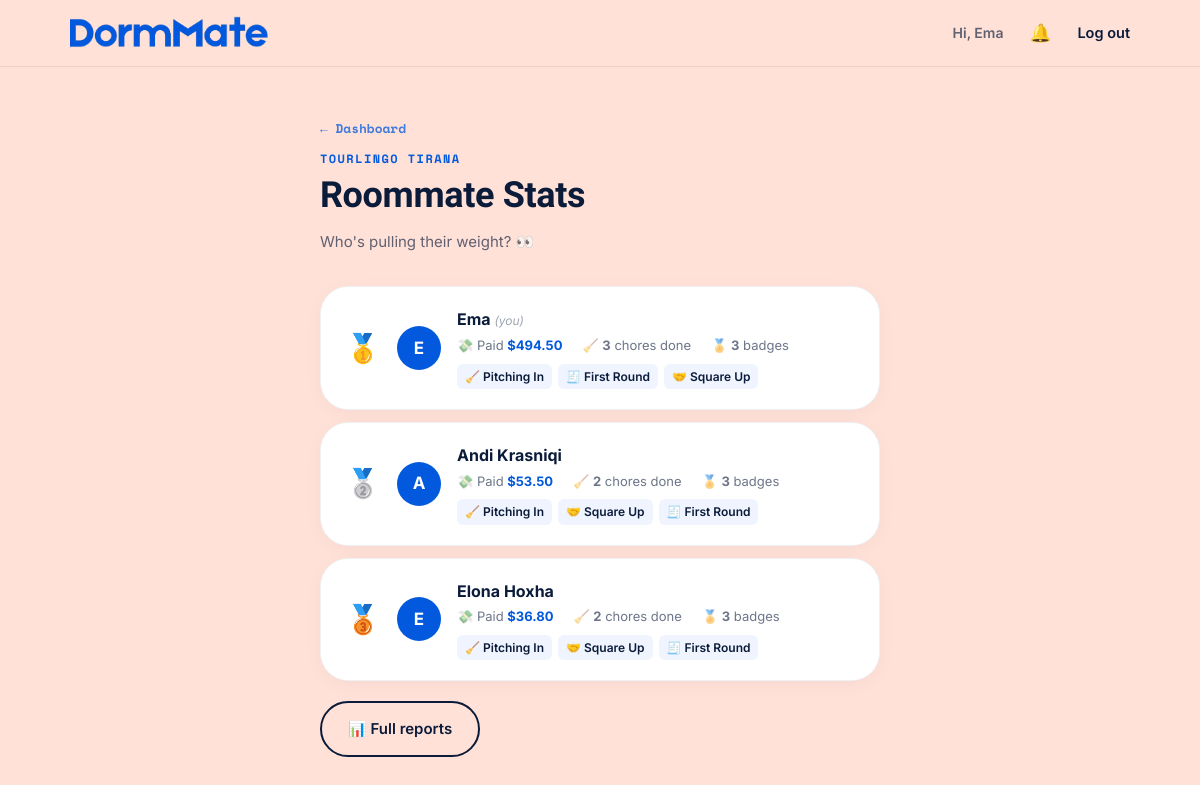
/household/3/stats (signed in), run on the app's committed database.
### models/user.py (models this page shows, shortened)
class User(db.Model):
    __tablename__ = "users"
    id = db.Column(db.Integer, primary_key=True)
    name = db.Column(db.String(80), nullable=False)
    email = db.Column(db.String(120), unique=True, nullable=False, index=True)
    password_hash = db.Column(db.String(255), nullable=False)
    avatar_url = db.Column(db.String(255), nullable=True)
    room_number = db.Column(db.String(20), nullable=True)
    created_at = db.Column(db.DateTime, default=datetime.utcnow)
    memberships = db.relationship(
        "Membership", back_populates="user", cascade="all, delete-orphan"
    )

### models/household.py (models this page shows, shortened)
class Household(db.Model):
    __tablename__ = "households"
    id = db.Column(db.Integer, primary_key=True)
    name = db.Column(db.String(120), nullable=False)
    invite_code = db.Column(db.String(12), unique=True, nullable=False, index=True)
    created_at = db.Column(db.DateTime, default=datetime.utcnow)
    memberships = db.relationship(
        "Membership", back_populates="household", cascade="all, delete-orphan"
    )
    @property
    def members(self):
        return [m.user for m in self.memberships]

### models/badge.py (models this page shows, shortened)
class Badge(db.Model):
    __tablename__ = "badges"
    id = db.Column(db.Integer, primary_key=True)
    code = db.Column(db.String(50), unique=True, nullable=False)
    label = db.Column(db.String(80), nullable=False)
    description = db.Column(db.String(255), nullable=False)
    icon = db.Column(db.String(10), nullable=False, default="🏅")
    user_badges = db.relationship("UserBadge", back_populates="badge", cascade="all, delete-orphan")

### routes/stats.py (the view)
@stats_bp.route("/household/<int:household_id>/stats")
@login_required
def leaderboard(household_id):
    membership = Membership.query.filter_by(
        user_id=g.user.id, household_id=household_id
    ).first()
    if not membership:
        flash("You're not a member of that household.", "error")
        return redirect(url_for("household.choose"))
    household = membership.household
    members = household.members
    paid_by: dict[int, Decimal] = defaultdict(Decimal)
    for expense in Expense.query.filter_by(household_id=household_id).all():
        paid_by[expense.payer_id] += expense.amount
    from models.chore import Chore
    household_chore_ids = [
        c.id for c in Chore.query.filter_by(household_id=household_id).all()
    ]
    chores_done: dict[int, int] = defaultdict(int)
    if household_chore_ids:
        completions = (
            ChoreCompletion.query
            .filter(ChoreCompletion.chore_id.in_(household_chore_ids))
            .all()
        )
        for comp in completions:
            chores_done[comp.completed_by] += 1
    badges_by_user: dict[int, list] = defaultdict(list)
    for member in members:
        ubs = (
            UserBadge.query
            .filter_by(user_id=member.id)
            .join(Badge)
            .all()
        )
        badges_by_user[member.id] = [ub.badge for ub in ubs]
    rows = []
    for member in members:
        rows.append({
            "user": member,
            "total_paid": paid_by.get(member.id, Decimal("0")),
            "chores_done": chores_done.get(member.id, 0),
            "badges": badges_by_user.get(member.id, []),
            "badge_count": len(badges_by_user.get(member.id, [])),
        })
    rows.sort(key=lambda r: r["total_paid"], reverse=True)
    return render_template(
        "stats/leaderboard.html",
        household=household,
        membership=membership,
        rows=rows,
    )

### utils.py (called while the page is built)
def login_required(view):
    @wraps(view)
    def wrapped_view(*args, **kwargs):
        if g.get("user") is None:
            flash("Log in to continue.", "error")
            return redirect(url_for("auth.login"))
        return view(*args, **kwargs)
    return wrapped_view

### templates/stats/leaderboard.html (shortened to what this page needs)
{% extends "layout.html" %}
{% block content %}
<div class="page-shell page-shell--narrow">
  <div class="page-head reveal is-visible">
    <a href="{{ url_for('household.dashboard', household_id=household.id) }}" class="notif-back-link">← Dashboard</a>
    <p class="eyebrow">{{ household.name }}</p>
    <h1>Roommate Stats</h1>
    <p class="page-head__sub">Who's pulling their weight? 👀</p>
  </div>
  {% for row in rows %}
  {% set rank = loop.index %}
  <div class="card reveal is-visible" style="padding:20px 24px;margin-bottom:12px;">
    <div style="display:flex;align-items:center;gap:16px;">
      <div style="font-size:28px;font-weight:800;color:{% if rank == 1 %}#FFD166{% elif rank == 2 %}#C0C0C0{% elif rank == 3 %}#CD7F32{% else %}rgba(11,27,58,0.2){% endif %};width:36px;text-align:center;flex-shrink:0;">
        {% if rank == 1 %}🥇{% elif rank == 2 %}🥈{% elif rank == 3 %}🥉{% else %}{{ rank }}{% endif %}
      </div>
      <div style="width:44px;height:44px;border-radius:50%;background:var(--blue);color:#fff;display:flex;align-items:center;justify-content:center;font-weight:700;font-size:17px;flex-shrink:0;">
        {{ row.user.name[0].upper() }}
      </div>
      <div style="flex:1;">
        <p style="font-weight:700;font-size:16px;margin:0 0 2px;">
          {{ row.user.name }}
          {% if row.user.id == current_user.id %}<em style="font-weight:400;font-size:12px;color:rgba(11,27,58,0.4);"> (you)</em>{% endif %}
        </p>
        <div style="display:flex;gap:20px;flex-wrap:wrap;">
          <span style="font-size:13px;color:rgba(11,27,58,0.6);">💸 Paid <strong style="color:var(--blue)">${{ "%.2f"|format(row.total_paid|float) }}</strong></span>
          <span style="font-size:13px;color:rgba(11,27,58,0.6);">🧹 <strong>{{ row.chores_done }}</strong> chore{{ 's' if row.chores_done != 1 }} done</span>
          <span style="font-size:13px;color:rgba(11,27,58,0.6);">🏅 <strong>{{ row.badge_count }}</strong> badge{{ 's' if row.badge_count != 1 }}</span>
        </div>
        {% if row.badges %}
        <div style="margin-top:8px;display:flex;gap:6px;flex-wrap:wrap;">
          {% for badge in row.badges %}
          <span title="{{ badge.description }}" style="background:rgba(59,111,240,0.08);border-radius:6px;padding:3px 8px;font-size:12px;font-weight:600;">{{ badge.icon }} {{ badge.label }}</span>
          {% endfor %}
        </div>
        {% endif %}
      </div>
    </div>
  </div>
  {% endfor %}
  <div style="margin-top:20px;">
    <a href="{{ url_for('reports.dashboard', household_id=household.id) }}" class="btn btn--ghost">📊 Full reports</a>
  </div>
</div>
{% endblock %}

### templates/layout.html (shortened to what this page needs)
<!DOCTYPE html>
<html lang="en">
<head>
  <link rel="stylesheet" href="{{ url_for('static', filename='css/style.css') }}">
</head>
<body class="app-body">
  <header class="nav">
    <div class="nav__inner">
      <a href="{{ url_for('index') }}" class="nav__brand">
        <img src="{{ url_for('static', filename='images/logo.png') }}" alt="DormMate logo" class="nav__logo">
      </a>
      <nav class="nav__links">
        {% if current_user %}
          <span class="nav__user">Hi, {{ current_user.name }}</span>
          <a href="{{ url_for('notifications.feed') }}" class="nav__notif-btn" title="Notifications">
            🔔
          </a>
          <a href="{{ url_for('auth.logout') }}">Log out</a>
        {% else %}
          <a href="{{ url_for('auth.login') }}">Log in</a>
          <a href="{{ url_for('auth.signup') }}" class="btn btn--primary nav__cta">Get started</a>
        {% endif %}
      </nav>
    </div>
  </header>
  <main class="app-main">
    {% block content %}{% endblock %}
  </main>
</body>
</html>

### static/css/style.css (style rules this page uses)
:root { --cream: #FFE1D7; --cream-soft: #FFF1EA; --sky: #84AFFB; --sky-soft: #C7DBFE; --blue: #0259DD; --ink: #0B1B3A; --coral: #FF6648; --white: #FFFFFF; --font-display: "Bricolage Grotesque", "Inter", sans-serif; --font-body: "Inter", sans-serif; --font-mono: "Space Mono", monospace; --max-width: 1180px; --radius-sm: 10px; --radius-md: 18px; --radius-lg: 28px; --gutter: clamp(20px, 5vw, 64px); --ease: cubic-bezier(0.22, 1, 0.36, 1); }
* { box-sizing: border-box; }
html { scroll-behavior: smooth; }
body { margin: 0; background: var(--cream); color: var(--ink); font-family: var(--font-body); font-size: 16px; line-height: 1.6; -webkit-font-smoothing: antialiased; }
img { max-width: 100%; display: block; }
a { color: inherit; text-decoration: none; }
h1, h2, h3 { font-family: var(--font-display); font-weight: 700; line-height: 1.05; margin: 0; letter-spacing: -0.01em; }
p { margin: 0; }
.eyebrow { font-family: var(--font-mono); font-size: 12px; font-weight: 700; letter-spacing: 0.12em; text-transform: uppercase; color: var(--blue); margin: 0 0 14px; }
.reveal { opacity: 0; transform: translateY(28px); transition: opacity 0.7s var(--ease), transform 0.7s var(--ease); }
.reveal.is-visible { opacity: 1; transform: translateY(0); }
.btn { display: inline-flex; align-items: center; justify-content: center; gap: 8px; padding: 14px 26px; border-radius: 999px; font-family: var(--font-body); font-weight: 600; font-size: 15px; border: 2px solid transparent; cursor: pointer; transition: transform 0.25s var(--ease), background 0.25s var(--ease), box-shadow 0.25s var(--ease); white-space: nowrap; }
.btn--ghost { background: transparent; border-color: var(--ink); color: var(--ink); }
.nav { position: sticky; top: 0; z-index: 50; background: rgba(255, 225, 215, 0.85); backdrop-filter: blur(10px); border-bottom: 1px solid rgba(11,27,58,0.08); }
.nav__inner { max-width: var(--max-width); margin: 0 auto; padding: 16px var(--gutter); display: flex; align-items: center; gap: 28px; }
.nav__brand { display: flex; align-items: center; gap: 10px; margin-right: auto; }
.nav__logo { height: 34px; width: auto; max-width: 200px; flex-shrink: 0; }
.nav__links { display: flex; align-items: center; gap: 26px; font-weight: 600; font-size: 14.5px; }
.nav__links a { position: relative; padding: 4px 0; }
.nav__links a::after { content: ""; position: absolute; left: 0; right: 0; bottom: -2px; height: 2px; background: var(--coral); transform: scaleX(0); transform-origin: left; transition: transform 0.25s var(--ease); }
.app-main { min-height: calc(100vh - 70px); display: flex; flex-direction: column; }
.nav__user { font-size: 14px; color: rgba(11,27,58,0.65); }
.page-shell { max-width: var(--max-width); margin: 0 auto; padding: 48px var(--gutter) 90px; width: 100%; }
.page-shell--narrow { max-width: 680px; }
.page-head { margin-bottom: 32px; }
.page-head .eyebrow { margin-bottom: 8px; }
.page-head h1 { font-size: clamp(26px, 4vw, 36px); margin-bottom: 16px; }
.page-head__sub { font-size: 15px; color: rgba(11,27,58,0.65); margin-top: 6px; }
.card { background: var(--white); border-radius: var(--radius-lg); padding: 30px 32px; border: 1px solid rgba(11,27,58,0.06); margin-bottom: 20px; box-shadow: 0 4px 24px -8px rgba(2,38,110,0.08); }
.nav__notif-btn { position: relative; display: inline-flex; align-items: center; font-size: 1.1rem; line-height: 1; padding: 4px 6px; border-radius: var(--radius-sm); transition: background 0.15s; }
.notif-back-link { display: inline-block; font-family: var(--font-mono); font-size: .8rem; font-weight: 700; color: var(--blue); margin-bottom: 10px; opacity: 0.75; transition: opacity 0.15s; }

### data on the page
User: name "Ema", user "E", user.name "Ema"
Household: name "TOURLINGO TIRANA"
Badge: icon "🧹", label "Pitching In"
Badge: icon "🧾", label "First Round"
Badge: icon "🤝", label "Square Up"
User: user "A", user.name "Andi Krasniqi"
User: user "E", user.name "Elona Hoxha"

### other printed values
{{ "%.2f"|format(row.total_paid|float) }} "494.50" "53.50" "36.80"
{{ row.chores_done }} "3" "2" "2"
{{ 's' if row.chores_done != 1 }} "s" "s" "s"
{{ row.badge_count }} "3" "3" "3"
{{ 's' if row.badge_count != 1 }} "s" "s" "s"
